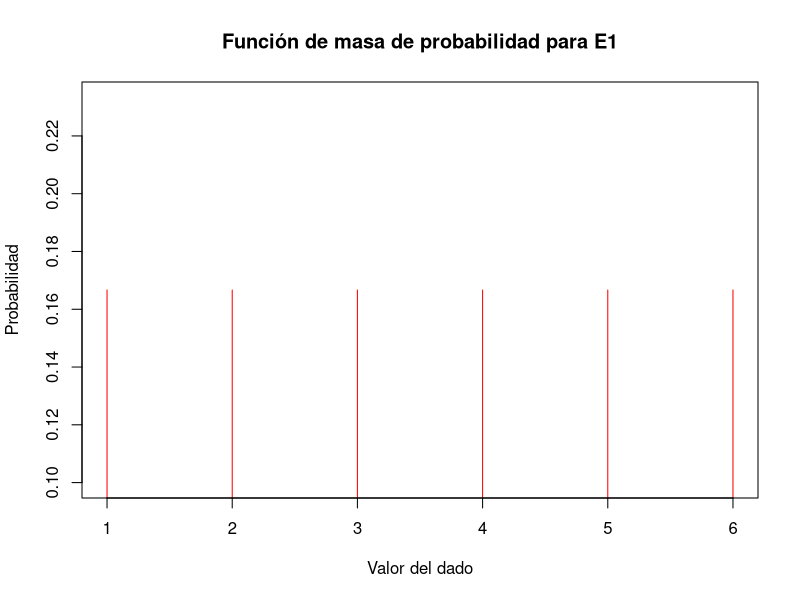
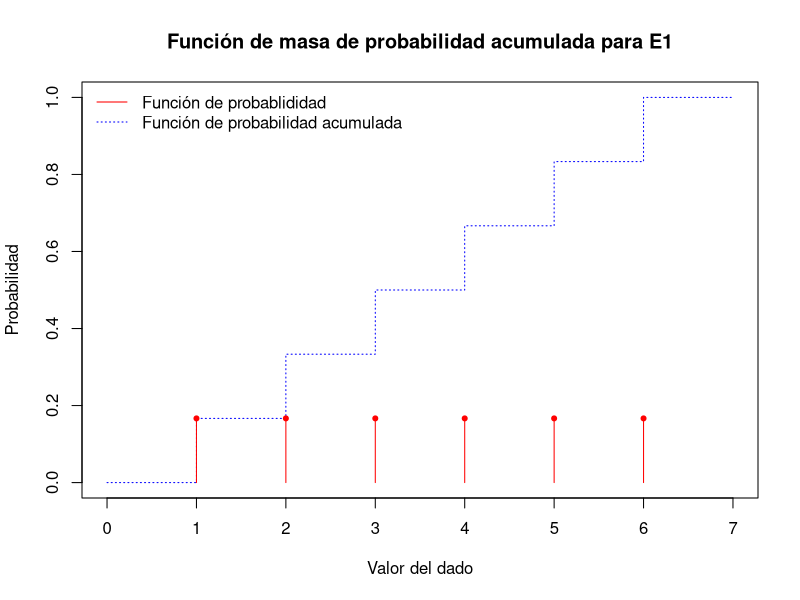
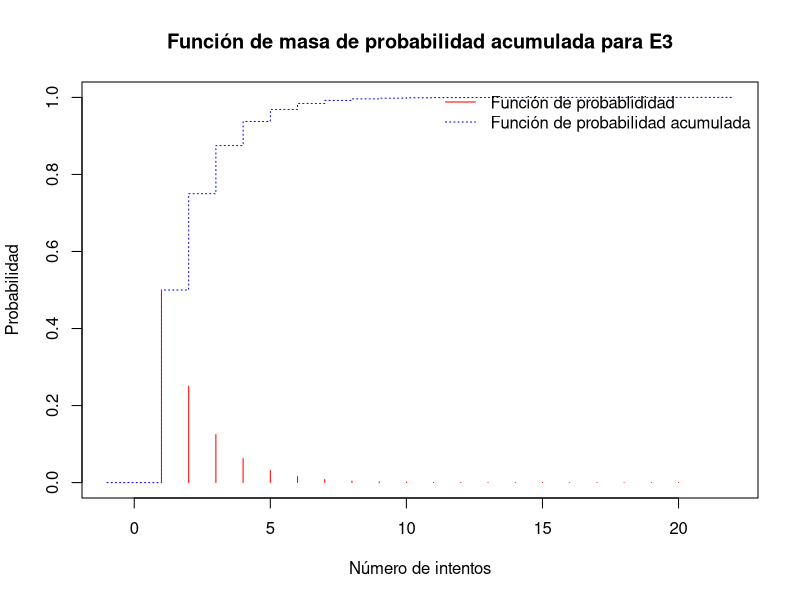
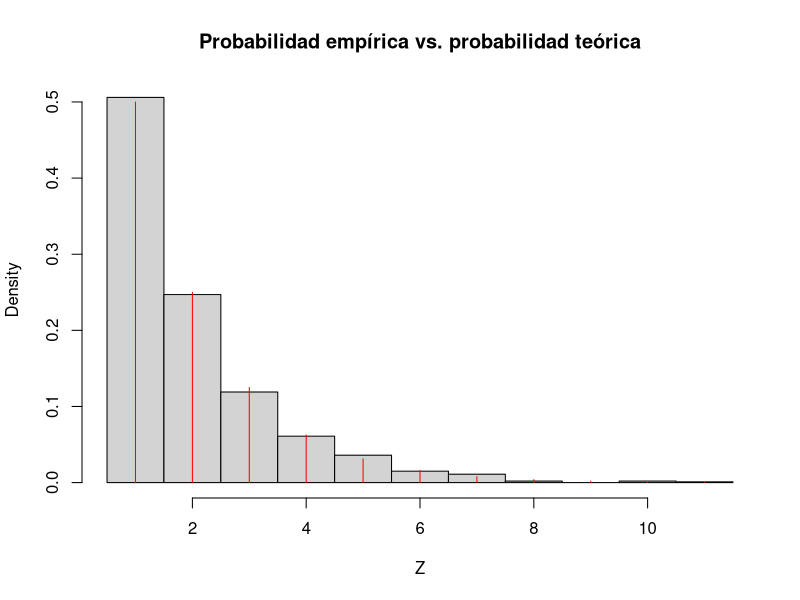

The R script that drew these images, in order:
## ---- chunk 1
E1 <- data.frame(x = 1:6, p = rep(1/6, 6))
E1
## ---- chunk 2
plot(E1$x, 
     E1$p, 
     type = "h", 
     col="red",
     main = "Función de masa de probabilidad para E1",
     xlab = "Valor del dado",
     ylab = "Probabilidad"
     )
## ---- chunk 3
E1$FF <- cumsum(E1$p)
E1
## ---- chunk 4
plot(c(0, E1$x, 7), 
     c(0, E1$FF, 1),
     type = "s",
     col = "blue",
     lty = 3,
     main = "Función de masa de probabilidad acumulada para E1",
     xlab = "Valor del dado",
     ylab = "Probabilidad"
     )

lines(E1$x, 
     E1$p, 
     type = "h", 
     col="red",
     )

points(E1$x, 
     E1$p, 
     pch = 20, 
     col="red",
     )

legend("topleft",
       legend = c("Función de probablididad",
                  "Función de probabilidad acumulada"),
       col = c("red", "blue"),
       lty = c(1,3),
       bty = "n"
)
## ---- chunk 5
plot(c(-1, 1:20, 22), 
     c(0, cumsum((1/2)^(1:20)), 1),
     type = "s",
     col = "blue",
     lty = 3,
     main = "Función de masa de probabilidad acumulada para E3",
     xlab = "Número de intentos",
     ylab = "Probabilidad"
     )

lines(1:20, 
     (1/2)^(1:20), 
     type = "h", 
     col="red",
     )

#points(1:20, 
#     (1/2)^(1:20), 
#     pch = 20, 
#     col="red",
#     )

legend("topright",
       legend = c("Función de probablididad",
                  "Función de probabilidad acumulada"),
       col = c("red", "blue"),
       lty = c(1,3),
       bty = "n"
)
## ---- chunk 6
EX <- sum(E1$x*E1$p)
VarX <- sum((E1$x- EX)^2 * E1$p)
sdX <- sqrt(VarX)
## ---- chunk 7
EX
VarX
sdX
## ---- chunk 8
X <- sample(1:6, 10000, replace = TRUE)
## ---- chunk 9
mean(X)
var(X)
sd(X)
## ---- chunk 10
EZaprox <- sum(1:100*(1/2)^(1:100))
EZaprox
## ---- chunk 11
EZaprox - 2
## ---- chunk 12
VarZaprox <- sum((1:100 - EZaprox)^2*(1/2)^(1:100))
VarZaprox
## ---- chunk 13
rMoneda <- function(){
  return (sample(c("cara","sello"), 1))
}
## ---- chunk 14
rE3 <- function(){
  intentos <- 1

  while (rMoneda() != "cara"){
    intentos <- intentos + 1
  }  
  
  return (intentos)
}
## ---- chunk 15
rE3()
## ---- chunk 16
Z <- replicate(1000, rE3())
## ---- chunk 17
hist(Z,
     breaks = (0:max(Z)) + 0.5,
     prob = TRUE,
     main = "Probabilidad empírica vs. probabilidad teórica"
)

lines(1:max(Z), 
      (1/2)^(1:max(Z)), 
      col="red", 
      type = "h"
)
## ---- chunk 18
mean(Z)
var(Z)
sd(Z)
